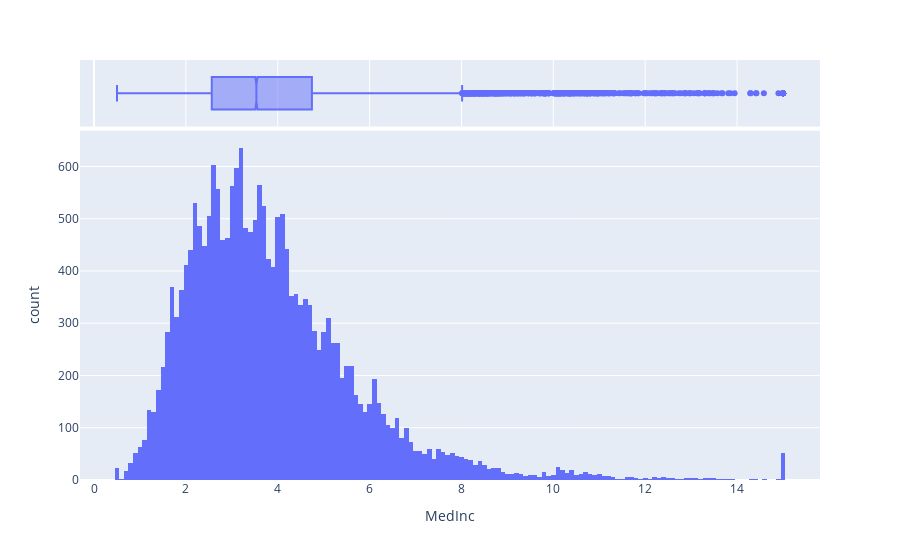

Write notebook code for a chart like this one.
### Code cell
#histogram MedInc
fig_renda = pe.histogram(moradia, x='MedInc', marginal='box')
fig_renda.show()

### Figure 1 — Plotly figure (JSON) as saved in the notebook; plotly's stock layout.template omitted (floating-point values rounded to 4 significant figures; data arrays with more than 128 entries replaced by an {"elided": "..."} marker saying what was removed)
{"data": [{"alignmentgroup": "True", "bingroup": "x", "hovertemplate": "MedInc=%{x}<br>count=%{y}<extra></extra>", "legendgroup": "", "marker": {"color": "#636efa", "pattern": {"shape": ""}}, "name": "", "offsetgroup": "", "orientation": "v", "showlegend": false, "type": "histogram", "x": {"elided": "20640 float values"}, "xaxis": "x", "yaxis": "y"}, {"alignmentgroup": "True", "hovertemplate": "MedInc=%{x}<extra></extra>", "legendgroup": "", "marker": {"color": "#636efa"}, "name": "", "notched": true, "offsetgroup": "", "showlegend": false, "type": "box", "x": {"elided": "20640 float values"}, "xaxis": "x2", "yaxis": "y2"}], "layout": {"barmode": "relative", "legend": {"tracegroupgap": 0}, "margin": {"t": 60}, "xaxis": {"anchor": "y", "domain": [0, 1], "title": {"text": "MedInc"}}, "xaxis2": {"anchor": "y2", "domain": [0, 1], "matches": "x", "showgrid": true, "showticklabels": false}, "yaxis": {"anchor": "x", "domain": [0, 0.8316], "title": {"text": "count"}}, "yaxis2": {"anchor": "x2", "domain": [0.8416, 1], "matches": "y2", "showgrid": false, "showline": false, "showticklabels": false, "ticks": ""}}}
